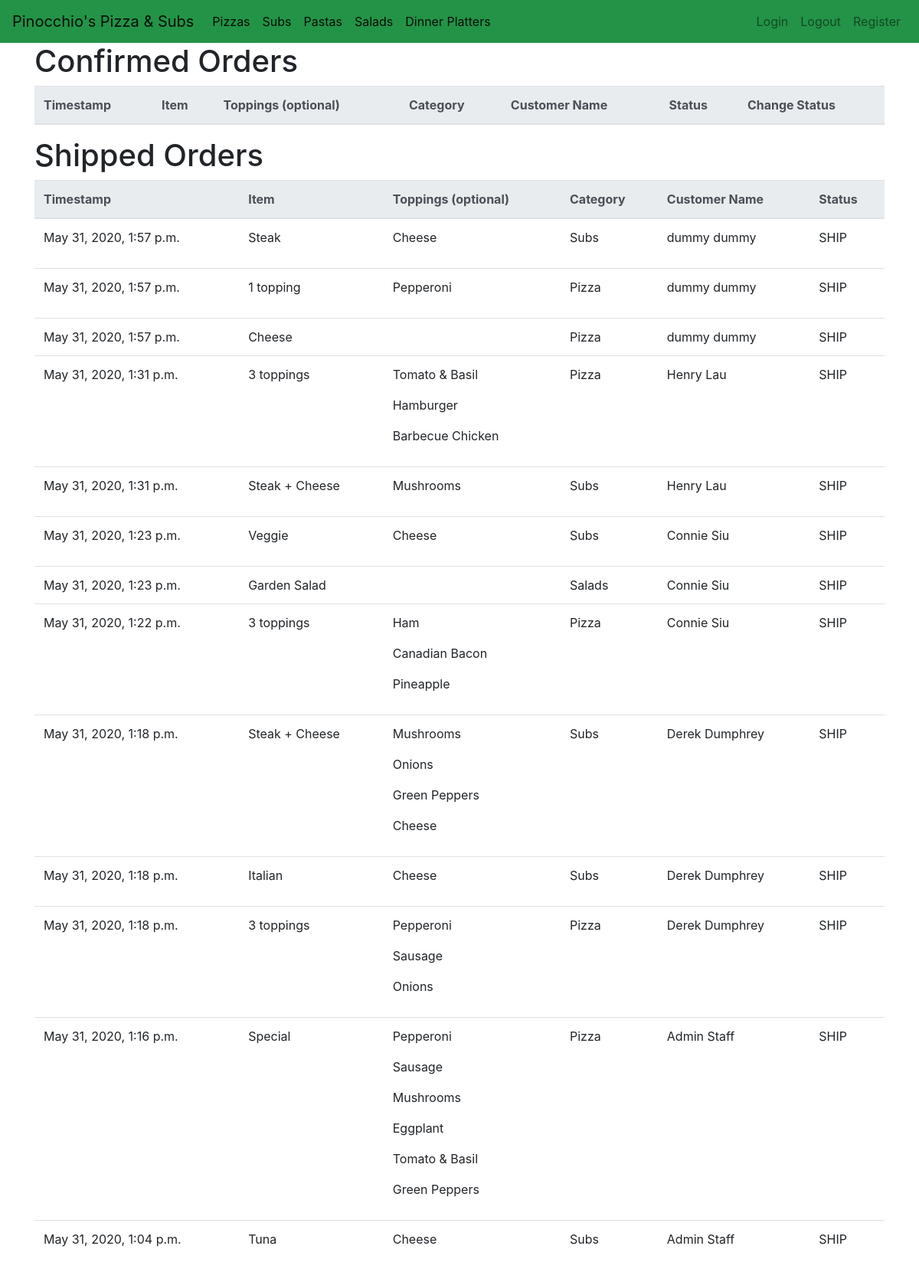
Page /manager on the committed database.
### orders/models.py (models this page shows, shortened)
class Order(models.Model):
    pending = 'PEND'
    confirmed = 'CONF'
    preparing = 'PREP'
    ready = 'READ'
    shipped = 'SHIP'
    status_choices = [(pending, 'pending'), (confirmed, 'confirmed'),
                      (preparing, 'preparing'), (ready, 'ready'), (shipped, 'shipped')]
    username = models.ForeignKey(
        User, on_delete=models.CASCADE)
    item_order = models.ForeignKey(
        OrderItem, null=True, on_delete=models.CASCADE)
    ordered = models.BooleanField(default=False)
    ordered_date = models.DateTimeField(auto_now_add=True)
    shipped_date = models.DateTimeField(blank=True, null=True)
    status = models.CharField(
        max_length=4, choices=status_choices, default=pending)
    shipping = models.BooleanField(default=False)

class MenuItem(models.Model):
    category = models.ForeignKey(
        Category, on_delete=models.CASCADE)
    name = models.CharField(max_length=64)
    size = models.ForeignKey(
        Size, on_delete=models.CASCADE, blank=True, null=True)
    crust = models.ForeignKey(
        Crust, on_delete=models.CASCADE, blank=True, null=True)
    quantity = models.IntegerField(default=1)
    price = models.FloatField(default=0.5)

class Topping(models.Model):
    name = models.CharField(max_length=64)

class Category(models.Model):
    pizza = 'Pizza'
    subs = 'Subs'
    pasta = 'Pasta'
    salads = 'Salads'
    platters = 'Dinner Platters'
    category_choices = ((pizza, 'pizza'), (subs, 'subs'),
                        (pasta, 'pasta'), (salads, 'salads'), (platters, 'platters'))
    name = models.CharField(
        max_length=64, choices=category_choices, default=pizza)

### orders/views.py (the view, shortened to what this page needs)
# urls.py: path("manager", views.manager_view, name="manager"),
def manager_view(request):
    if request.method == "GET":
        confirmed = Order.objects.exclude(status="SHIP").exclude(
            status="PEND").order_by('-ordered_date')
        conf_orders = []
        shipped = Order.objects.filter(status="SHIP").order_by('-ordered_date')
        ship_orders = []
        for order in shipped:
            timestamp = order.ordered_date
            orderid = order.id
            status = order.status
            userid = order.username_id
            user = User.objects.get(pk=userid).first_name + ' ' + \
                User.objects.get(pk=userid).last_name
            mealid = OrderItem.objects.get(pk=order.item_order_id).name_id
            topquery = OrderItem.objects.get(
                pk=order.item_order_id).topping.all()
            toppings = []
            for topping in topquery:
                toppings.append(topping.name)
            meal = MenuItem.objects.get(pk=mealid).name
            price = MenuItem.objects.get(pk=mealid).price
            category = MenuItem.objects.get(pk=mealid).category.name
            order = {'id': orderid, 'status': status, 'time': timestamp, 'user': user, 'meal': meal, 'topping': toppings,
                     'price': price, 'category': category}
            ship_orders.append(order)
        status = [
            'preparing',
            'ready',
            'shipped'
        ]
        context = {
            "orders": conf_orders,
            "shipped": ship_orders,
            "statuses": status
        }
        return render(request, "orders/manager.html", context)

### orders/templates/orders/manager.html (shortened to what this page needs)
{% extends "orders/base.html" %}
{% load static %}
{% block body %}
<h1>Confirmed Orders</h1>
<table class="table">
    <thead class="thead-light">
        <th>Timestamp</th>
        <th>Item</th>
        <th>Toppings (optional)</th>
        <th>Category</th>
        <th>Customer Name</th>
        <th>Status</th>
        <th>Change Status</th>
    </thead>
</table>
<h1>Shipped Orders</h1>
<table class="table">
    <thead class="thead-light">
        <th>Timestamp</th>
        <th>Item</th>
        <th>Toppings (optional)</th>
        <th>Category</th>
        <th>Customer Name</th>
        <th>Status</th>
    </thead>
    <tbody>
        {% for order in shipped %}
        <tr>
            <td>{{order.time}}</td>
            <td>{{order.meal}}</td>
            <td>
                {% for topping in order.topping %}
                {{topping|linebreaks}}
                {% endfor %}
            </td>
            <td>{{order.category}}</td>
            <td>{{order.user}}</td>
            <td>{{order.status}}</td>
        </tr>
        {% endfor %}
    </tbody>
</table>
{% endblock %}

### orders/templates/orders/base.html (shortened to what this page needs)
{% load static %}
<!DOCTYPE html>
<html lang="en">
<head>
    <link rel="stylesheet" href="https://stackpath.bootstrapcdn.com/bootstrap/4.5.0/css/bootstrap.min.css"
>
    <link rel="stylesheet" href="{% static 'orders/styles.css' %}" />
</head>
<nav class="navbar sticky-top navbar-expand-lg navbar-light" style="background-color: #239347;">
    <div class="collapse navbar-collapse" id="navbarMainToggler">
        <a class="navbar-brand" href="{% url 'index' %}">Pinocchio's Pizza & Subs</a>
        <ul class="navbar-nav mr-auto mt-2 mt-lg-0">
            <li class="nav-item active">
                <a class="nav-link" href="{% url 'index' %}#pizzas">Pizzas<span class="sr-only">(current)</span></a>
            </li>
            <li class="nav-item active">
                <a class="nav-link" href="{% url 'index' %}#subs">Subs</a>
            </li>
            <li class="nav-item active">
                <a class="nav-link" href="{% url 'index' %}#pastas">Pastas</a>
            </li>
            <li class="nav-item active">
                <a class="nav-link" href="{% url 'index' %}#salads">Salads</a>
            </li>
            <li class="nav-item active">
                <a class="nav-link" href="{% url 'index' %}#platters">Dinner Platters</a>
            </li>
        </ul>
        <ul class="navbar-nav">
            {% if not user.is_authenticated %}
            <li class="nav-item">
                <a class="nav-link" href="{% url 'login' %}">Login</a>
            </li>
            {% endif %}
            <li class="nav-item">
                <a class="nav-link" href="{% url 'logout' %}">Logout</a>
            </li>
            {% if not user.is_authenticated %}
            <li class="nav-item">
                <a class="nav-link" href="{% url 'register' %}">Register</a>
            </li>
            {% endif %}
    </div>
</nav>
<body>
    <div class="container">
        {% block body %}
        {% endblock %}
    </div>
</body>
</html>

### rows in the picture
Order: time "May 31, 2020, 1:57 p.m.", status "SHIP"
MenuItem: meal "Steak"
Topping: topping "Cheese" "Cheese" "Cheese" "Cheese" "Cheese"
Category: category "Subs" "Subs" "Subs" "Subs" "Subs" "Subs"
Order: time "May 31, 2020, 1:57 p.m.", status "SHIP"
MenuItem: meal "1 topping"
Topping: topping "Pepperoni" "Pepperoni" "Pepperoni"
Category: category "Pizza" "Pizza" "Pizza" "Pizza" "Pizza" "Pizza"
Order: time "May 31, 2020, 1:57 p.m.", status "SHIP"
MenuItem: meal "Cheese"
Order: time "May 31, 2020, 1:31 p.m.", status "SHIP"
MenuItem: meal "3 toppings"
Topping: topping "Tomato & Basil" "Tomato & Basil"
Topping: topping "Hamburger"
Topping: topping "Barbecue Chicken"
Order: time "May 31, 2020, 1:31 p.m.", status "SHIP"
MenuItem: meal "Steak + Cheese" "Steak + Cheese"
Topping: topping "Mushrooms" "Mushrooms" "Mushrooms"
Order: time "May 31, 2020, 1:23 p.m.", status "SHIP"
MenuItem: meal "Veggie"
Order: time "May 31, 2020, 1:23 p.m.", status "SHIP"
MenuItem: meal "Garden Salad"
Category: category "Salads"
Order: time "May 31, 2020, 1:22 p.m.", status "SHIP"
MenuItem: meal "3 toppings"
Topping: topping "Ham"
Topping: topping "Canadian Bacon"
Topping: topping "Pineapple"
Order: time "May 31, 2020, 1:18 p.m.", status "SHIP"
Topping: topping "Onions" "Onions"
Topping: topping "Green Peppers" "Green Peppers"
Order: time "May 31, 2020, 1:18 p.m.", status "SHIP"
MenuItem: meal "Italian"
Order: time "May 31, 2020, 1:18 p.m.", status "SHIP"
MenuItem: meal "3 toppings"
Topping: topping "Sausage" "Sausage"
Order: time "May 31, 2020, 1:16 p.m.", status "SHIP"
MenuItem: meal "Special"
Topping: topping "Eggplant"
Order: time "May 31, 2020, 1:04 p.m.", status "SHIP"
MenuItem: meal "Tuna"

### other values in the picture
{{ order.user }} "dummy dummy" "dummy dummy" "dummy dummy" "Henry Lau" "Henry Lau" "Connie Siu" "Connie Siu" "Connie Siu" "Derek Dumphrey" "Derek Dumphrey" "Derek Dumphrey" "Admin Staff" "Admin Staff"
